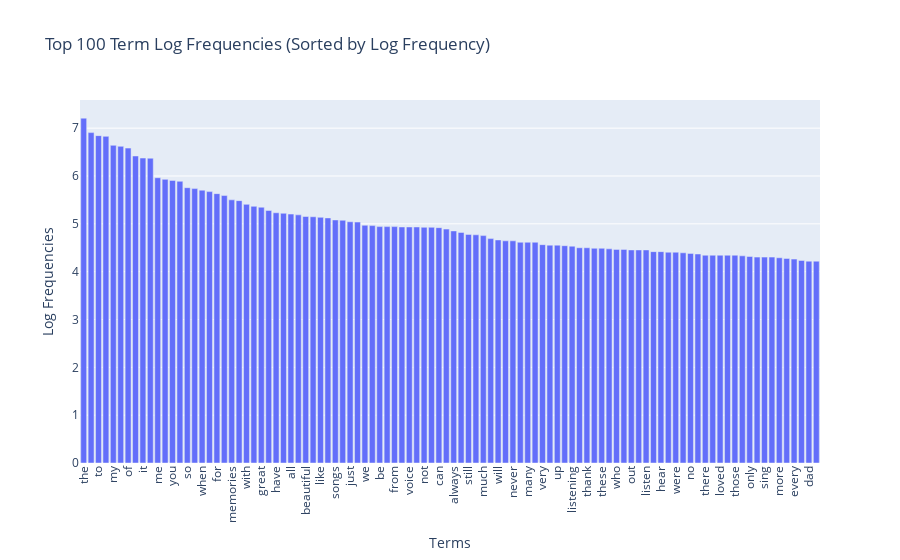

The cell this chart's notebook holds for it:
### Markdown cell above
### >>> **Exercise 15 (take home):**

### Code cell
# Answer here
import numpy as np
import plotly.express as px
import pandas as pd

# Step 1: Calculate the total frequency of each term
term_frequencies = np.asarray(X_counts_youtube.sum(axis=0)).flatten()

# Step 2: Take the logarithm of term frequencies to avoid log(0) issues
term_frequencies_log = np.log1p(term_frequencies)  # log(1+x) is used to avoid log(0)

# Step 3: Sort the terms by frequency
sorted_indices = np.argsort(term_frequencies_log)[::-1]  # Sort the frequencies in descending order
sorted_frequencies_log = term_frequencies_log[sorted_indices]
sorted_terms = count_vect.get_feature_names_out()[sorted_indices]

# Step 4: Select the top 100 terms for visualization (sorted by log frequency)
top_n = 100
df_log = pd.DataFrame({
    "Terms": sorted_terms[:top_n],
    "Log Frequencies": sorted_frequencies_log[:top_n]
})

# Step 5: Use Plotly to create a bar chart of the top 100 term log frequencies
fig_log = px.bar(df_log, x='Terms', y='Log Frequencies', title="Top 100 Term Log Frequencies (Sorted by Log Frequency)", labels={'Terms': 'Terms', 'Log Frequencies': 'Log Frequencies'})

# Step 6: Rotate x-axis labels to avoid crowding
fig_log.update_layout(xaxis_tickangle=-90)

# Step 7: 
fig_log.show()


# Logarithmic distribution of term frequencies vs. original term frequencies
# Original woed frequencies distrubution shows the actual woed frequencies in the text data. 
# Words that appear more frequently occupy the left side of the graph, while words with low frequencies are almost unnoticeable in the picture.
# Logarithmic distribution of term frequencies shows the logarithmic transformation of the original term frequencies. 
# The logarithmic transformation makes the distribution more evenly distributed, making it easier to observe the differences in term frequencies.

### Figure 1 — Plotly figure (JSON) as saved in the notebook; plotly's stock layout.template omitted (floating-point values rounded to 4 significant figures)
{"data": [{"alignmentgroup": "True", "hovertemplate": "Terms=%{x}<br>Log Frequencies=%{y}<extra></extra>", "legendgroup": "", "marker": {"color": "#636efa", "pattern": {"shape": ""}}, "name": "", "offsetgroup": "", "orientation": "v", "showlegend": false, "textposition": "auto", "type": "bar", "x": ["the", "this", "to", "and", "my", "song", "of", "in", "it", "was", "me", "is", "you", "that", "so", "love", "when", "back", "for", "music", "memories", "on", "with", "time", "great", "but", "have", "years", "all", "he", "beautiful", "as", "like", "one", "songs", "old", "just", "her", "we", "she", "be", "at", "from", "good", "voice", "what", "not", "now", "can", "remember", "always", "his", "still", "they", "much", "brings", "will", "are", "never", "had", "many", "days", "very", "am", "up", "best", "listening", "him", "thank", "first", "these", "really", "who", "miss", "out", "how", "listen", "about", "hear", "childhood", "were", "heard", "no", "ever", "there", "reminds", "loved", "would", "those", "by", "only", "an", "sing", "know", "more", "has", "every", "if", "dad", "life"], "xaxis": "x", "y": [7.209, 6.907, 6.844, 6.829, 6.641, 6.62, 6.583, 6.418, 6.375, 6.372, 5.964, 5.93, 5.908, 5.889, 5.756, 5.737, 5.704, 5.673, 5.631, 5.591, 5.501, 5.485, 5.407, 5.366, 5.347, 5.278, 5.231, 5.22, 5.204, 5.187, 5.153, 5.147, 5.136, 5.124, 5.081, 5.075, 5.043, 5.037, 4.97, 4.963, 4.942, 4.942, 4.942, 4.934, 4.934, 4.934, 4.927, 4.927, 4.92, 4.89, 4.852, 4.82, 4.779, 4.771, 4.754, 4.691, 4.663, 4.644, 4.644, 4.615, 4.615, 4.615, 4.564, 4.554, 4.554, 4.543, 4.533, 4.5, 4.5, 4.489, 4.489, 4.477, 4.466, 4.466, 4.454, 4.454, 4.454, 4.419, 4.419, 4.407, 4.407, 4.394, 4.382, 4.369, 4.344, 4.344, 4.344, 4.344, 4.344, 4.331, 4.317, 4.304, 4.304, 4.304, 4.29, 4.277, 4.263, 4.234, 4.22, 4.22], "yaxis": "y"}], "layout": {"barmode": "relative", "legend": {"tracegroupgap": 0}, "title": {"text": "Top 100 Term Log Frequencies (Sorted by Log Frequency)"}, "xaxis": {"anchor": "y", "domain": [0, 1], "tickangle": -90, "title": {"text": "Terms"}}, "yaxis": {"anchor": "x", "domain": [0, 1], "title": {"text": "Log Frequencies"}}}}
